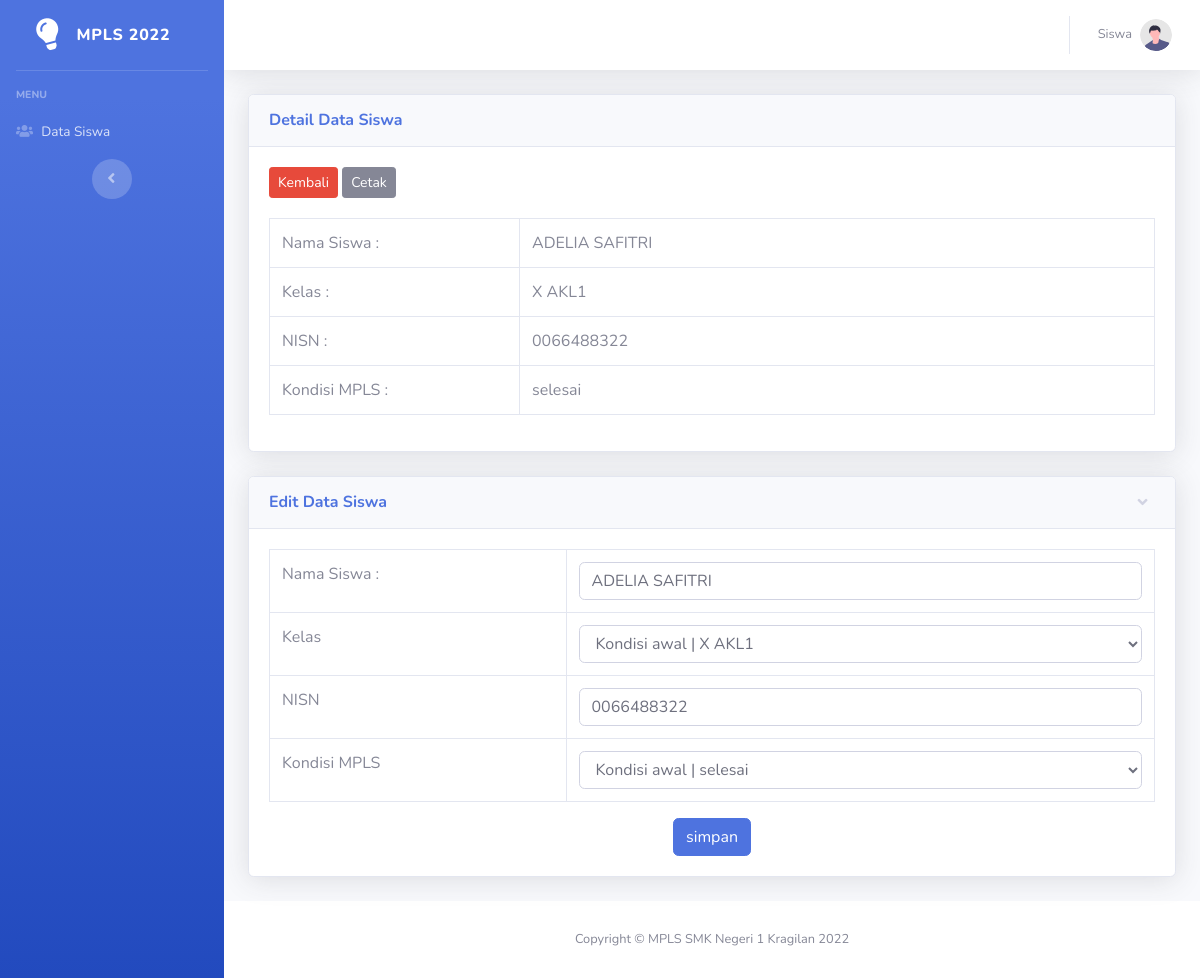
Page /Admin/siswa_detail/2 on the committed database.
### tables this page shows
CREATE TABLE `tb_siswa` (
  `id_siswa` int(11) NOT NULL,
  `nisn` varchar(10) NOT NULL,
  `password` varchar(10) NOT NULL,
  `nama_siswa` varchar(50) NOT NULL,
  `status` varchar(15) NOT NULL,
  `kelas` varchar(50) NOT NULL,
  `kondisi_mpls` varchar(20) NOT NULL
);

### application/controllers/Admin.php (called while the page is built, shortened)
<?php
class Admin extends CI_Controller
{
    public function __construct()
    {
        $this->load->model('M_admin');
    }
    public function siswa_detail($id_siswa)
    {
        $data['tampil_siswa'] = $this->M_admin->siswa_detail($id_siswa);
        $this->load->view('template/header-admin');
        $this->load->view('admin/siswa_detail', $data);
        $this->load->view('template/footer');
    }
}

### index.php (called while the page is built, shortened)
<?php
require_once BASEPATH.'core/CodeIgniter.php';

### application/models/M_admin.php (called while the page is built, shortened)
<?php
class M_admin extends CI_Model{
  function siswa_detail($ses_id){
    $this->db->where('id_siswa', $ses_id);
    $hasil = $this->db->get('tb_siswa')->result();
    return $hasil;
  }
}

### application/views/admin/siswa_detail.php (the view, shortened to what this page needs)
<div class="container-fluid">
    <?php
    foreach ($tampil_siswa as $row) {
    ?>
        <div class="card shadow mb-4">
            <div class="card-header py-3">
                <h6 class="m-0 font-weight-bold text-primary">Detail Data Siswa</h6>
            </div>
            <div class="card-body">
                <a href="<?= base_url() ?>Admin/siswa/" class="btn btn-danger btn-sm">Kembali</a>
                <a href="<?= base_url() ?>Admin/sertifikat_cetak/<?= $row->id_siswa ?>" class="btn btn-secondary btn-sm">Cetak</a>
                <table style="margin-top: 20px;" class="table table-bordered">
                    <tr>
                        <td width="250px">Nama Siswa :</td>
                        <td> <?= $row->nama_siswa ?></td>
                    </tr>
                    <tr>
                        <td>Kelas :</td>
                        <td><?= $row->kelas ?></td>
                    </tr>
                    <tr>
                        <td>NISN :</td>
                        <td><?= $row->nisn ?></td>
                    </tr>
                    <tr>
                        <td>Kondisi MPLS :</td>
                        <td><?= $row->kondisi_mpls ?></td>
                    </tr>
                </table>
            </div>
        </div>
        <div class="card shadow mb-4">
            <a href="#collapseCardExample" class="d-block card-header py-3" data-toggle="collapse" role="button" aria-expanded="true" aria-controls="collapseCardExample">
                <h6 class="m-0 font-weight-bold text-primary">Edit Data Siswa</h6>
            </a>
            <div class="collapse show" id="collapseCardExample">
                <div class="card-body">
                    <?= form_open('Admin/siswa_edit_up') ?>
                    <table class="table table-bordered">
                        <tr>
                            <td>Nama Siswa :</td>
                            <td>
                                <input type="text" class="form-control" name="nama_siswa" value="<?= $row->nama_siswa ?>">
                            </td>
                        </tr>
                        <tr>
                            <td>Kelas</td>
                            <td>
                                <select name="kelas" id="" class="form-control">
                                    <option value="<?= $row->kelas ?>">Kondisi awal | <?= $row->kelas ?></option>
                                </select>
                            </td>
                        </tr>
                        <tr>
                            <td>NISN</td>
                            <td><input type="text" class="form-control" name="nisn" value="<?= $row->nisn ?>"></td>
                        </tr>
                        <tr>
                            <td>Kondisi MPLS</td>
                            <td>
                                <select name="kondisi_mpls" id="" class="form-control">
                                    <option value="<?= $row->kondisi_mpls ?>">Kondisi awal | <?= $row->kondisi_mpls ?></option>
                                </select>
                            </td>
                        </tr>
                    </table>
                    <input style="display: block; margin-left: auto; margin-right: auto;" type="submit" value="simpan" class="btn btn-primary">
                    <?= form_close() ?>
                </div>
            </div>
        </div>
    <?php } ?>
</div>

### rows in the picture
tb_siswa: nama_siswa "ADELIA SAFITRI", kelas "X AKL1", nisn "0066488322", kondisi_mpls "selesai"
